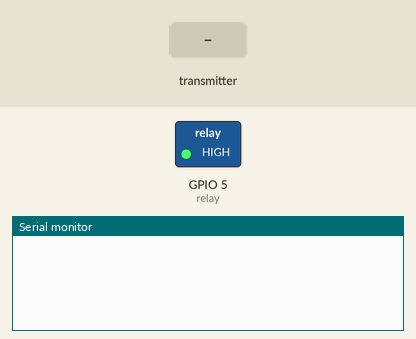
Simulated run of this sketch. Board: ESP8266 (NodeMCU). Shown: switched loads named in the sketch (green lamp = pin HIGH), the last lines printed to the serial monitor. The test bench sets the inputs (shaded band).

Above: at 1.2 s.
1.3 s: the transmitter starts sending b = 0
At 1.61 s:
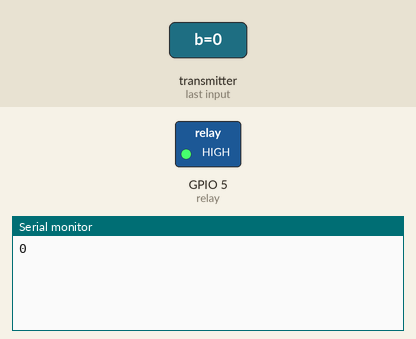
3.3 s: the transmitter starts sending b = 256
At 3.61 s:
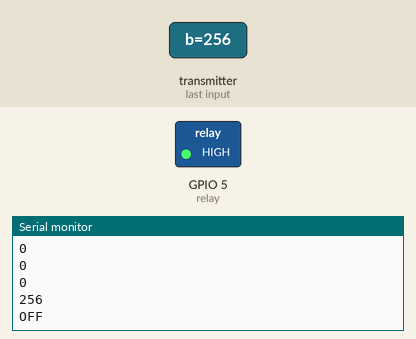

The sketch:

_______.ino
```cpp
// Подключение библиотек........................................................................................................
#include <ESP8266WiFi.h>
#include <espnow.h>

// MAC адрес станции............................................................................................................
uint8_t broadcastAddress[] = {0xE0, 0x98, 0x06, 0x0F, 0x58, 0x07};

// Блок с переменными...........................................................................................................
int b;// Комманда от станции
const int relay = 5;// Порт реле
String status1 = "";// Статус прибора
int buffer = 0;// Буферная переменная

// Задержки для передачи данных..................................................................................................
unsigned long lastTime = 0;
unsigned long timerDelay = 100;

// Функция для приёма данных со станции.........................................................................................
void OnDataRecv(uint8_t * mac, uint8_t *incomingData, uint8_t len) {
  memcpy(&b, incomingData, sizeof(b));
  Serial.println(b);
}

// Функция передачи данных в станцию............................................................................................
void OnDataSent(uint8_t *mac_addr, uint8_t sendStatus) {
  if (sendStatus != 0){
    Serial.println("Delivery fail");
  }
}

// Функия настроек и инициализации датчиков и модулей(стандартная функция, выполняется один раз).................................
void setup() {
  Serial.begin(115200);// Определение скорости передачи данных между микроконтроллером и датчиками

  pinMode(relay, OUTPUT);// Определение статуса пина для реле

  WiFi.mode(WIFI_STA);// Определение устройства как Wi-Fi станции

  if (esp_now_init() != 0) {
    Serial.println("Error initializing ESP-NOW");
    return;
  }

  esp_now_set_self_role(ESP_NOW_ROLE_COMBO); //Роль платы в системе

  esp_now_register_recv_cb(OnDataRecv); //Определение функции приёма

  esp_now_register_send_cb(OnDataSent); //Определение функции отправки

  esp_now_add_peer(broadcastAddress, ESP_NOW_ROLE_COMBO, 1, NULL, 0); //Регистрация пинов

  digitalWrite(relay, HIGH);// Отключение реле при включении розетки, может спасти при выключении электричества

  status1 = "OFF";
  esp_now_send(broadcastAddress, (uint8_t *) &status1, sizeof(status1));
  lastTime = millis();

}

// Функция, в которой всё выполняется бесконечно(стандартная)...................................................................
void loop() {
// Включение или выключение розетки, взависимости от команды станции
  if (b != 0) {
    switch (b){
      case 10:
        digitalWrite(relay, HIGH);
        status1 = "Выкл";
        break;
      case 11:
        digitalWrite(relay, LOW);
        status1 = "Вкл";
        break;
      }

// Отправка статуса розетки: вкл. или выкл.
    if ((millis() - lastTime) > timerDelay){
      if (buffer != b){//Костыль, не трогать!
        buffer = b;
        Serial.println(status1);
        esp_now_send(broadcastAddress, (uint8_t *) &status1, sizeof(status1));
        lastTime = millis();
        status1 = "";
      }
    }
  }
}
```

Measured:
- after the input at 1.3 s, the serial monitor: prints a new line at once (image 1)
- after the input at 3.3 s, the serial monitor: prints a new line at once (image 2)
